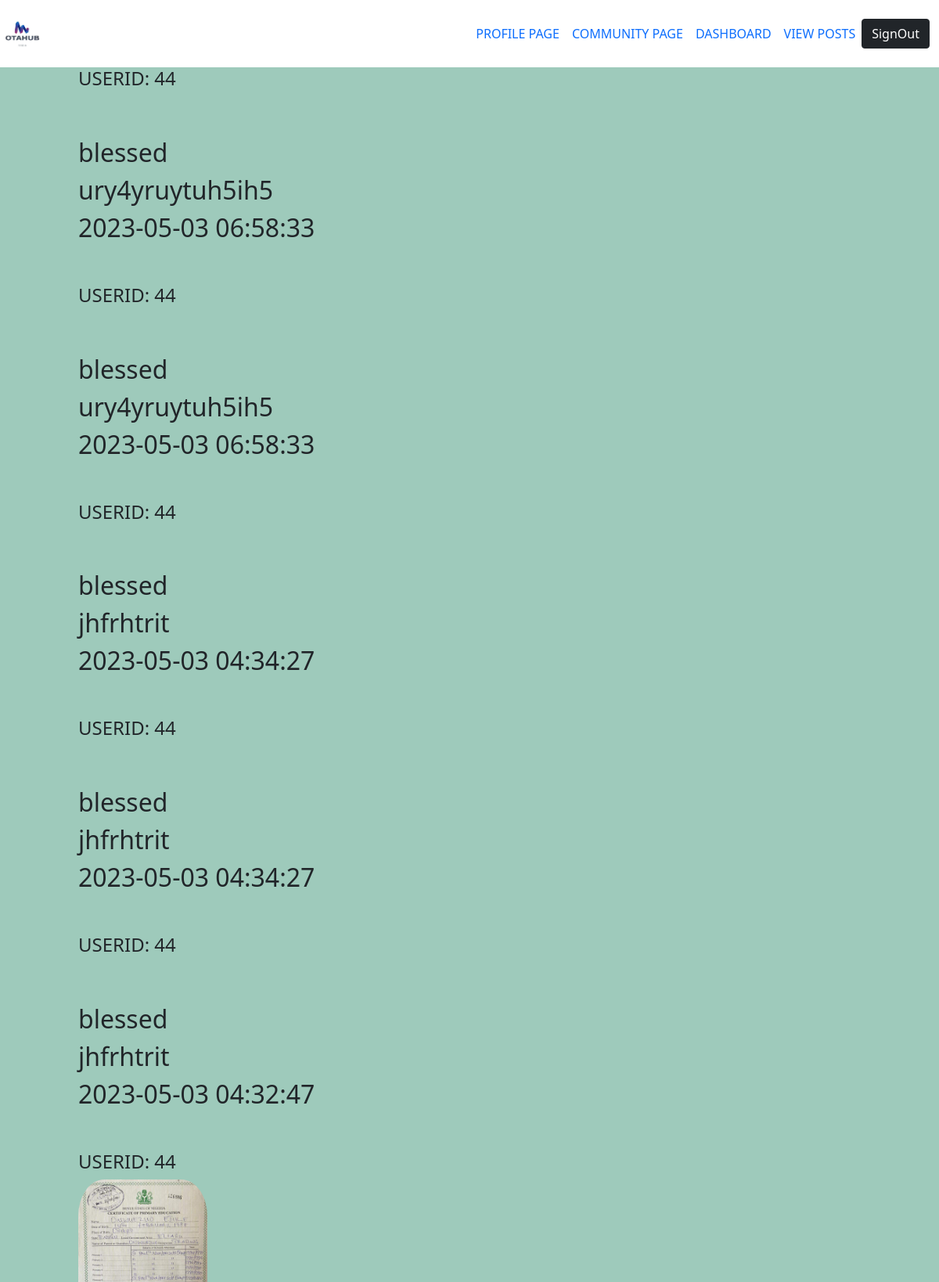
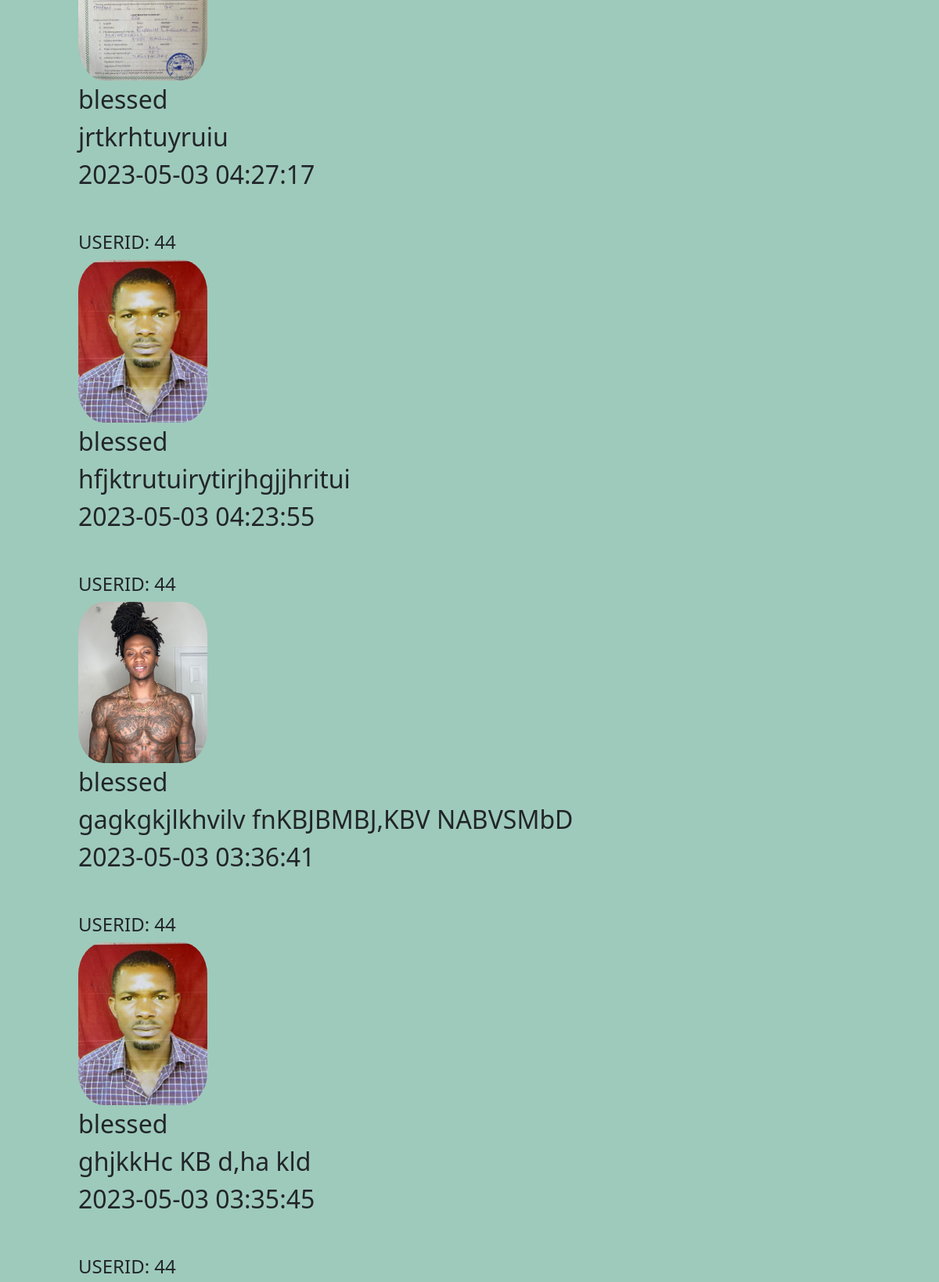
/OTAHUBPHP/postTable.php (upper part), run on the app's committed database (2 pictures, top to bottom).
### tables this page shows
CREATE TABLE IF NOT EXISTS `post` (
  `id` int(11) NOT NULL AUTO_INCREMENT,
  `userid` varchar(50) NOT NULL,
  `date_posted` datetime NOT NULL DEFAULT CURRENT_TIMESTAMP,
  `fullname` varchar(100) NOT NULL,
  `attachment` varchar(50) NOT NULL,
  `post` text NOT NULL,
  PRIMARY KEY (`id`)
);

### OTAHUBPHP/postTable.php (the view, shortened to what this page needs)
<?php
    require  "database-Connect.php";
    $sql ="SELECT * FROM post ORDER BY id  DESC";
    $statement = $pdo->prepare($sql);
    $statement->execute();
    $post = $statement->fetchAll(PDO::FETCH_ASSOC);
?>
<!DOCTYPE html>
<html lang="en">
<head>
    <link href="https://cdn.jsdelivr.net/npm/bootstrap@5.0.2/dist/css/bootstrap.min.css" rel="stylesheet"
>
    <link rel="stylesheet" href="style.css">
    <link rel="stylesheet" href="main.css">
    <link rel="stylesheet" href="https://cdn.jsdelivr.net/npm/bootstrap-icons@1.10.3/font/bootstrap-icons.css">
</head>
<body>
<nav class="navbar navbar-expand-lg navbar-white bg-white">
            <img  style="width:5%"src="photo/logos.jpg" alt="" class="image img-fluid">
            <div class="container">
                    <div class="collapse navbar-collapse" id="navbarSupportedContent">
                    <ul class="navbar-nav ms-auto mb-2 mb-lg-0">
                        <li class="nav-item">
                        <a class="nav-link"href="profile.php">PROFILE PAGE</a>
                        </li>
                        <li class="nav-item">
                        <a class="nav-link" href="community.php">COMMUNITY PAGE</a>
                        </li>
                        <li class="nav-item">
                        <a class="nav-link" href="dashboard.php"> DASHBOARD</a>
                        </li>
                        <li class="nav-item">
                        <a class="nav-link" href="postTable.php"> VIEW POSTS</a>
                        </li>
                    </ul>
                    <p><a href="logout.php" class="btn btn-dark mt-3">SignOut</a></p>
                </div>
            </div>
            </nav>
   <div style=" align-items:center;  margin-left: 100px; font-size:2rem">
   <?php foreach($post as $posts){?>
    <h4>USERID: <?php echo $posts["userid"];?></h4>
                <a href="posts/<?Php echo $posts["attachment"];?>"><img style=" border-radius:20%;align-items: center;  width:15%"  src="posts/<?php echo $posts["attachment"];?>" alt=""  class="img-fluid"></a><br>
                <?php echo $posts["fullname"];?><br>
             <?php echo $posts["post"];?><br>
             <?php echo $posts["date_posted"];?><br><br>
<?php }?>
   </div>
</body>
</html>

### OTAHUBPHP/main.css (style rules this page uses)
body { background-color: rgb(158, 202, 187); }

### data on the page
post: userid "44", fullname "blessed", post "ury4yruytuh5ih5", date_posted "2023-05-03 06:58:33"
post: userid "44", fullname "blessed", post "ury4yruytuh5ih5", date_posted "2023-05-03 06:58:33"
post: userid "44", fullname "blessed", post "jhfrhtrit", date_posted "2023-05-03 04:34:27"
post: userid "44", fullname "blessed", post "jhfrhtrit", date_posted "2023-05-03 04:34:27"
post: userid "44", fullname "blessed", post "jhfrhtrit", date_posted "2023-05-03 04:32:47"
post: userid "44", attachment (picture), fullname "blessed", post "jrtkrhtuyruiu", date_posted "2023-05-03 04:27:17"
post: userid "44", attachment (picture), fullname "blessed", post "hfjktrutuirytirjhgjjhritui", date_posted "2023-05-03 04:23:55"
post: userid "44", attachment (picture), fullname "blessed", post "gagkgkjlkhvilv fnKBJBMBJ,KBV NABVSMbD", date_posted "2023-05-03 03:36:41"
post: userid "44", attachment (picture), fullname "blessed", post "ghjkkHc KB d,ha kld", date_posted "2023-05-03 03:35:45"
post: userid "44"
